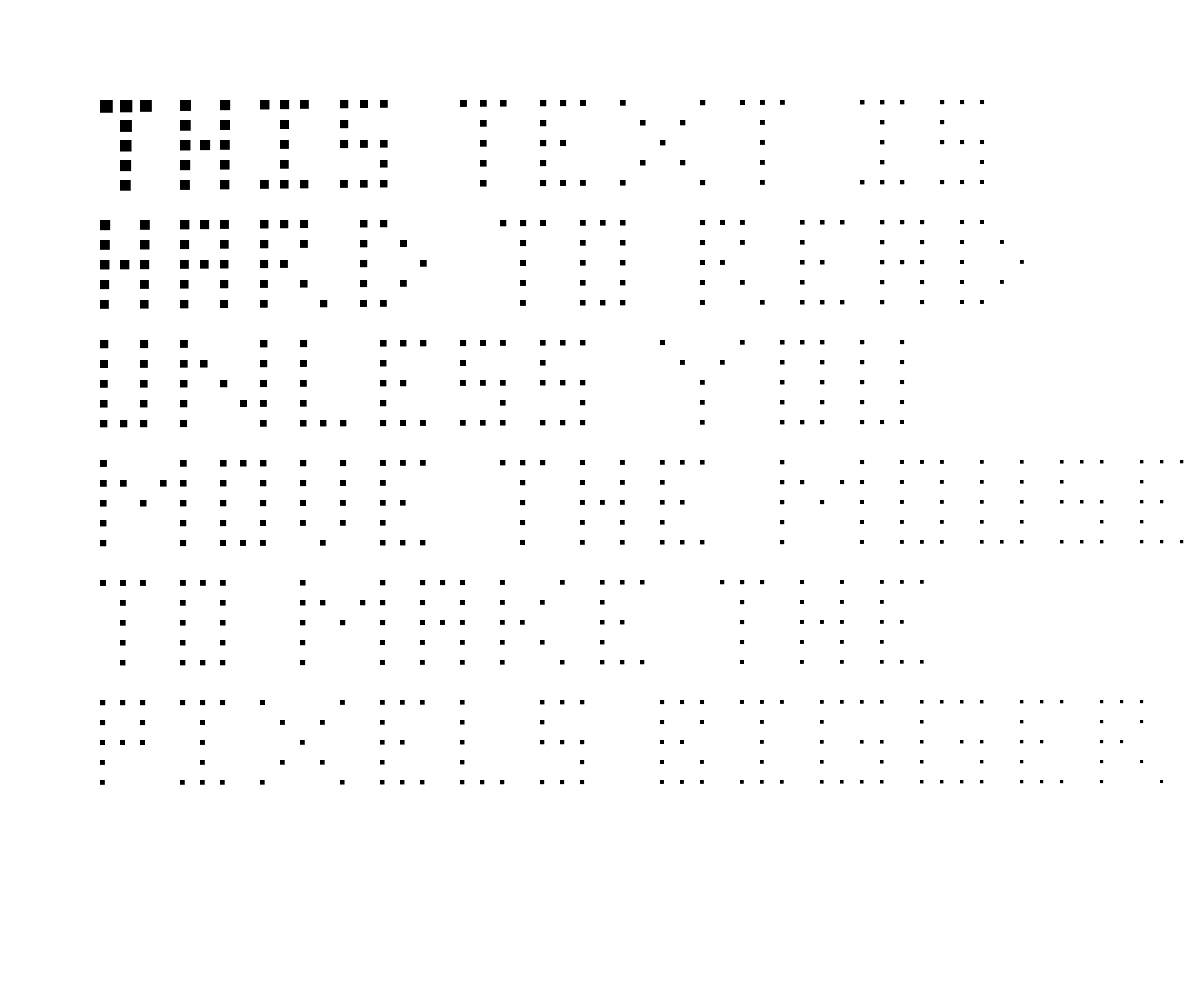
Frame 1 (no input)
Frame 60 (no input): identical to frame 1, image omitted
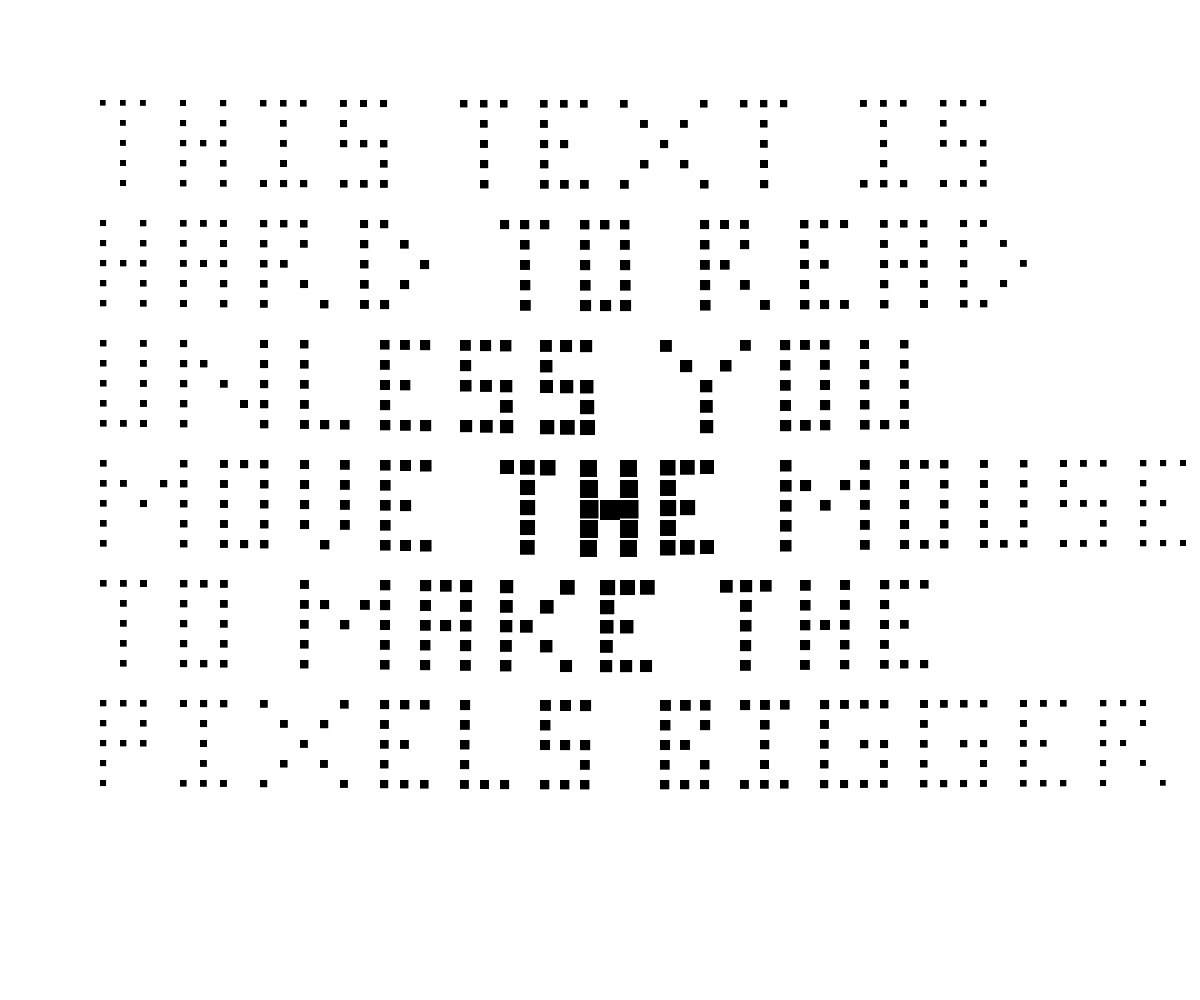
Frame 120 (the mouse pressed at the canvas centre since frame 60)

The p5.js sketch that drew these frames (run headless with seeded random() and noise() and a simulated clock; from frame 60 on, the mouse is pressed at the canvas centre):

// p5.js sketch
// ── sketch.js
// no need to change anything from here ... ----------------------

var letters = {};

var marginLeft = 100;
var marginTop = 100;
var textX = marginLeft;
var textY = 150;
var lineHeight = 120;
var typedText = "THIS TEXT IS\nHARD TO READ\nUNLESS YOU\nMOVE THE MOUSE\nTO MAKE THE\nPIXELS BIGGER";

function setup() {
	createCanvas(windowWidth, windowHeight);
	initLetters();
	noFill();
}

function draw() {
	background(255);
	//scale(2);

	textX = marginLeft;
	textY = marginTop + 100;

	//randomSeed(4);
	for (var i = 0; i < typedText.length; i++) {
		var c = typedText[i];
		if (letters[c]) {
			push();
			//translate(textX, textY);
			var w = letters[c]();
			textX += w;
			pop();
		} else if (c == "\n") {
			textX = marginLeft;
			textY += lineHeight;
		}
	}

	//noLoop();
}

function keyTyped() {
    var k = key;
    if (!letters[k]) {
        k = k.toUpperCase();
    }
    if (letters[k]) {
         
        typedText += k;
    }
}

function keyPressed() {
	if (keyCode == RETURN) {
		typedText += "\n";
	}
	if (keyCode == BACKSPACE || keyCode == DELETE) {
		if (typedText.length > 0) typedText = typedText.slice(0, -1);
		console.log(typedText);
	}

	//loop();
}
// ... to here -----------------------------------------------------


function initLetters() {
	// Add your calls to the letter functions here

	letters = {
		A: draw_A,
		B: draw_B,
		C: draw_C,
		D: draw_D,
		E: draw_E,
		F: draw_F,
		G: draw_G,
		H: draw_H,
		I: draw_I,
		J: draw_J,
		K: draw_K,
		L: draw_L,
		M: draw_M,
		N: draw_N,
		O: draw_O,
		P: draw_P,
		R: draw_R,
		S: draw_S,
		T: draw_T,
		U: draw_U,
		V: draw_V,
		W: draw_W,
		X: draw_X,
		Y: draw_Y,
		Z: draw_Z,
		" ": draw_Space,
	};
}

// A function for each letter

function draw_Space() {

	var d = [
		[0, 0],
		[0, 0],
		[0, 0],
		[0, 0],
		[0, 0]
	];
	drawGrid(d);

	return 40;
}

function draw_A() {

	var d = [
		[1, 1, 1, 0, 0],
		[1, 0, 1, 0, 0],
		[1, 1, 1, 0, 0],
		[1, 0, 1, 0, 0],
		[1, 0, 1, 0, 0]
	];
	drawGrid(d);

	return 80;
}

function draw_B() {

	var d = [
		[1, 1, 1, 0, 0],
		[1, 0, 1, 0, 0],
		[1, 1, 0, 0, 0],
		[1, 0, 1, 0, 0],
		[1, 1, 1, 0, 0]
	];
	drawGrid(d);

	return 80;
}

function draw_C() {

	var d = [
		[1, 1, 1, 0, 0],
		[1, 0, 0, 0, 0],
		[1, 0, 0, 0, 0],
		[1, 0, 0, 0, 0],
		[1, 1, 1, 0, 0]
	];
	drawGrid(d);

	return 80;
}

function draw_D() {

	var d = [
		[1, 1, 0, 0, 0],
		[1, 0, 1, 0, 0],
		[1, 0, 0, 1, 0],
		[1, 0, 1, 0, 0],
		[1, 1, 0, 0, 0]
	];
	drawGrid(d);

	return 100;
}

function draw_E() {

	var d = [
		[1, 1, 1, 0, 0],
		[1, 0, 0, 0, 0],
		[1, 1, 0, 0, 0],
		[1, 0, 0, 0, 0],
		[1, 1, 1, 0, 0]
	];
	drawGrid(d);

	return 80;
}

function draw_F() {

	var d = [
		[1, 1, 1, 0, 0],
		[1, 0, 0, 0, 0],
		[1, 1, 0, 0, 0],
		[1, 0, 0, 0, 0],
		[1, 0, 0, 0, 0]
	];
	drawGrid(d);

	return 80;
}

function draw_G() {

	var d = [
		[1, 1, 1, 1, 0],
		[1, 0, 0, 0, 0],
		[1, 0, 1, 1, 0],
		[1, 0, 0, 1, 0],
		[1, 1, 1, 1, 0]
	];
	drawGrid(d);

	return 100;
}

function draw_H() {

	var d = [
		[1, 0, 1, 0, 0],
		[1, 0, 1, 0, 0],
		[1, 1, 1, 0, 0],
		[1, 0, 1, 0, 0],
		[1, 0, 1, 0, 0]
	];
	drawGrid(d);

	return 80;
}

function draw_I() {

	var d = [
		[1, 1, 1, 0],
		[0, 1, 0, 0],
		[0, 1, 0, 0],
		[0, 1, 0, 0],
		[1, 1, 1, 0]
	];
	drawGrid(d);

	return 80;
}

function draw_J() {

	var d = [
		[1, 1, 1, 1, 0],
		[0, 0, 0, 1, 0],
		[0, 0, 0, 1, 0],
		[1, 0, 0, 1, 0],
		[1, 1, 1, 1, 0]
	];
	drawGrid(d);

	return 100;
}

function draw_K() {

	var d = [
		[1, 0, 0, 1, 0],
		[1, 0, 1, 0, 0],
		[1, 1, 0, 0, 0],
		[1, 0, 1, 0, 0],
		[1, 0, 0, 1, 0]
	];
	drawGrid(d);

	return 100;
}

function draw_L() {

	var d = [
		[1, 0, 0, 0, 0],
		[1, 0, 0, 0, 0],
		[1, 0, 0, 0, 0],
		[1, 0, 0, 0, 0],
		[1, 1, 1, 0, 0]
	];
	drawGrid(d);

	return 80;
}

function draw_M() {

	var d = [
		[1, 0, 0, 0, 1],
		[1, 1, 0, 1, 1],
		[1, 0, 1, 0, 1],
		[1, 0, 0, 0, 1],
		[1, 0, 0, 0, 1]
	];
	drawGrid(d);

	return 120;
}

function draw_N() {

	var d = [
		[1, 0, 0, 0, 1],
		[1, 1, 0, 0, 1],
		[1, 0, 1, 0, 1],
		[1, 0, 0, 1, 1],
		[1, 0, 0, 0, 1]
	];
	drawGrid(d);

	return 120;
}

function draw_O() {

	var d = [
		[1, 1, 1, 0, 0],
		[1, 0, 1, 0, 0],
		[1, 0, 1, 0, 0],
		[1, 0, 1, 0, 0],
		[1, 1, 1, 0, 0]
	];
	drawGrid(d);

	return 80;
}

function draw_P() {

	var d = [
		[1, 1, 1, 0, 0],
		[1, 0, 1, 0, 0],
		[1, 1, 1, 0, 0],
		[1, 0, 0, 0, 0],
		[1, 0, 0, 0, 0]
	];
	drawGrid(d);

	return 80;
}

function draw_R() {

	var d = [
		[1, 1, 1, 0, 0],
		[1, 0, 1, 0, 0],
		[1, 1, 0, 0, 0],
		[1, 0, 1, 0, 0],
		[1, 0, 0, 1, 0]
	];
	drawGrid(d);

	return 100;
}

function draw_S() {

	var d = [
		[1, 1, 1, 0, 0],
		[1, 0, 0, 0, 0],
		[1, 1, 1, 0, 0],
		[0, 0, 1, 0, 0],
		[1, 1, 1, 0, 0]
	];
	drawGrid(d);

	return 80;
}

function draw_T() {

	var d = [
		[1, 1, 1, 0, 0],
		[0, 1, 0, 0, 0],
		[0, 1, 0, 0, 0],
		[0, 1, 0, 0, 0],
		[0, 1, 0, 0, 0]
	];
	drawGrid(d);

	return 80;
}

function draw_U() {

	var d = [
		[1, 0, 1, 0, 0],
		[1, 0, 1, 0, 0],
		[1, 0, 1, 0, 0],
		[1, 0, 1, 0, 0],
		[1, 1, 1, 0, 0]
	];
	drawGrid(d);

	return 80;
}

function draw_V() {

	var d = [
		[1, 0, 1, 0, 0],
		[1, 0, 1, 0, 0],
		[1, 0, 1, 0, 0],
		[1, 0, 1, 0, 0],
		[0, 1, 0, 0, 0]
	];
	drawGrid(d);

	return 80;
}

function draw_W() {

	var d = [
		[1, 0, 0, 0, 1],
		[1, 0, 0, 0, 1],
		[1, 0, 1, 0, 1],
		[1, 1, 0, 1, 1],
		[1, 0, 0, 0, 1]
	];
	drawGrid(d);

	return 120;
}

function draw_X() {

	var d = [
		[1, 0, 0, 0, 1],
		[0, 1, 0, 1, 0],
		[0, 0, 1, 0, 0],
		[0, 1, 0, 1, 0],
		[1, 0, 0, 0, 1]
	];
	drawGrid(d);

	return 120;
}

function draw_Y() {

	var d = [
		[1, 0, 0, 0, 1],
		[0, 1, 0, 1, 0],
		[0, 0, 1, 0, 0],
		[0, 0, 1, 0, 0],
		[0, 0, 1, 0, 0]
	];
	drawGrid(d);

	return 120;
}

function draw_Z() {

	var d = [
		[1, 1, 1, 1, 1],
		[0, 0, 0, 1, 0],
		[0, 0, 1, 0, 0],
		[0, 1, 0, 0, 0],
		[1, 1, 1, 1, 1]
	];
	drawGrid(d);

	return 80;
}


function drawGrid(d) {
	fill(0);
	noStroke();
	for (var j = 0; j < d.length; j++) {
		for (var i = 0; i < d[j].length; i++) {
			var x = i * 20 + textX;
			var y = -100 + j * 20 + textY;

			var a = dist(mouseX, mouseY, x, y);
			//a = map(a, 0, 600, 20, 5);
			a = 20 / (a * 0.004 + 1);

			if (d[j][i] == 1) {
				rect(x, y, a, a);

			} else {}

		}
	}

	/*var barWidth = 20;
	var lastBar = -1;

	function setup() {
	  colorMode(HSB, height, height, height);  
	  noStroke();
	}

	function draw() {
	  var whichBar = mouseX / barWidth;
	  if (whichBar !== lastBar) {
	    var barX = whichBar * barWidth;
	    fill(mouseY, height, height);
	    rect(barX, 0, barWidth, height);
	    lastBar = whichBar;
	  }
	}
	*/


}
